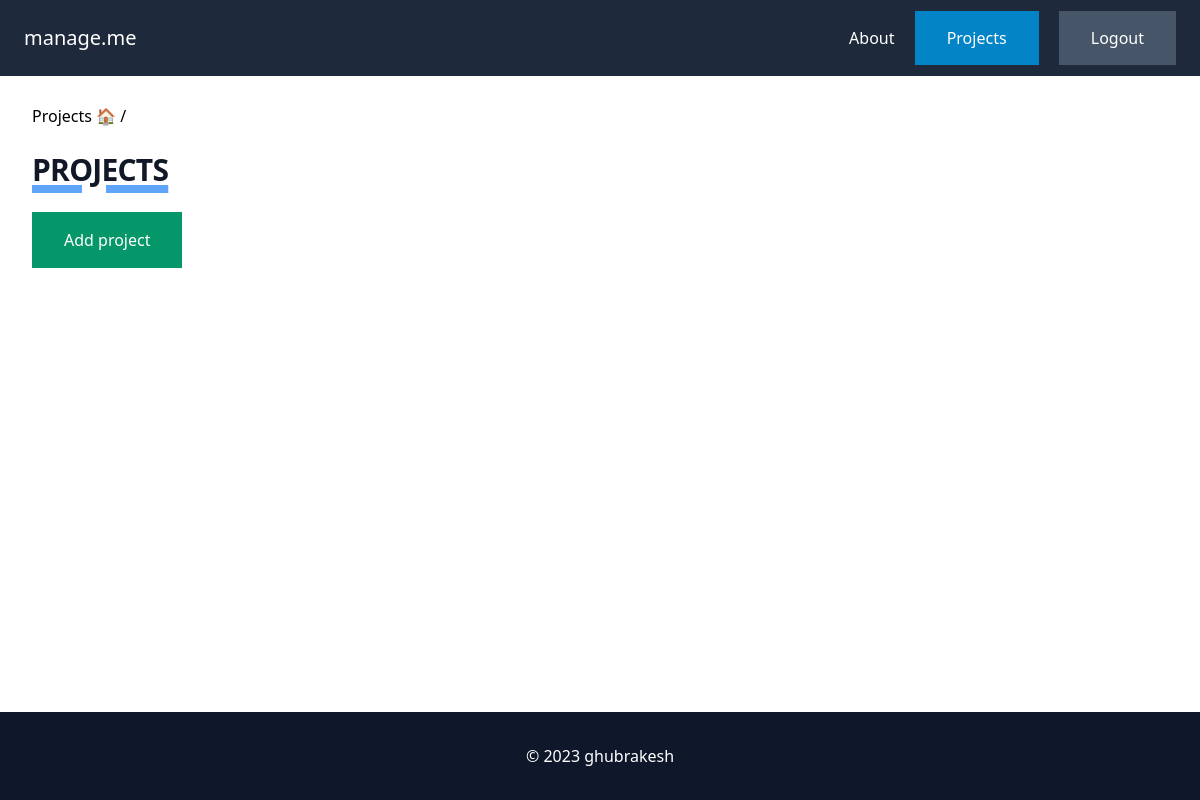
Page /projects/ (signed in) on the earlier database version.
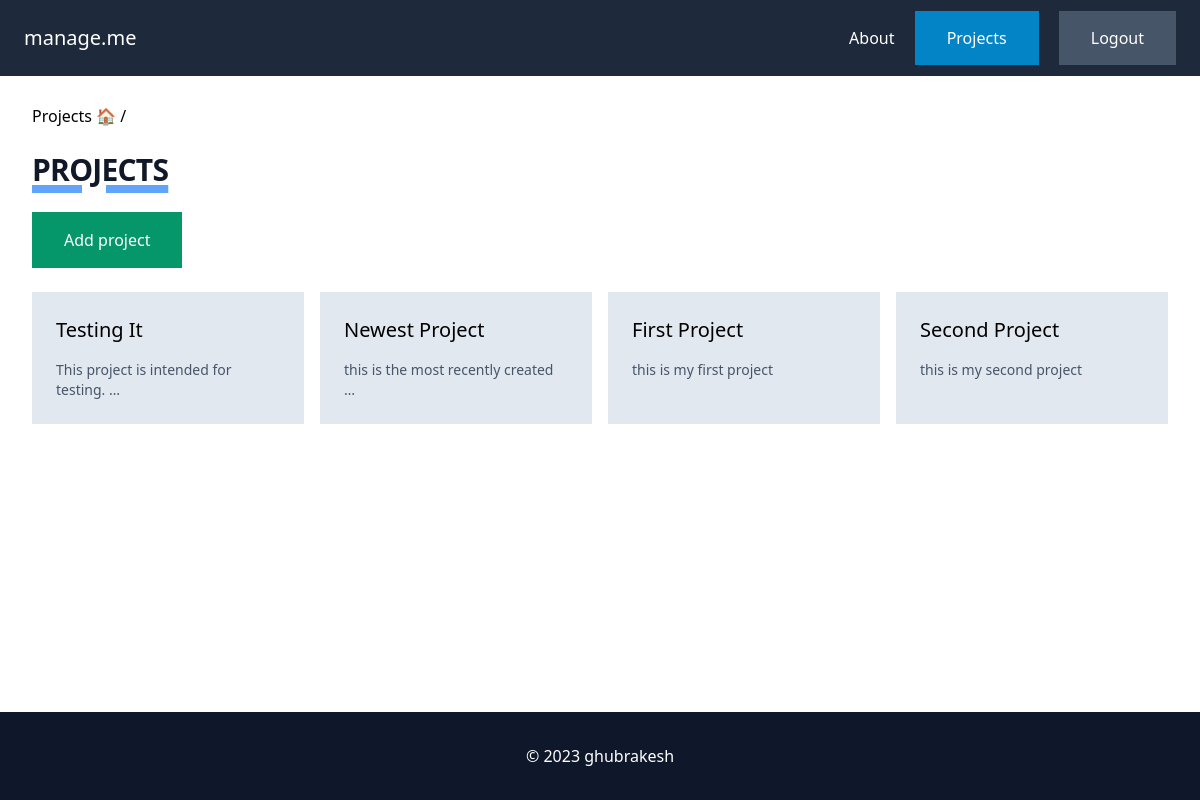
Same page on the later database version.
### project/models.py (models this page shows, shortened)
class Project(models.Model):
    id = models.UUIDField(primary_key=True, default=uuid.uuid4, editable=False)
    name = models.CharField(max_length=255)
    description = models.TextField(blank=True, null=True)
    last_modified = models.DateTimeField(auto_now=True)
    created_by = models.ForeignKey(User, related_name='projects', on_delete=models.CASCADE)

### project/views.py (the view)
# urls.py: path('projects/', include('project.urls')),
@login_required
def projects(request):
    projects = Project.objects.filter(created_by = request.user)
    return render(request, 'project/projects.html',
                  {
                      'projects':projects
                  })

### project/templates/project/projects.html
{% extends 'core/base.html' %}
{% block content %}
    Projects 🏠 /
    <h1 class="mt-6 mb-6 text-exl font-extrabold leading-none tracking-tight text-gray-900 md:text-3xl underline underline-offset-3 decoration-8 decoration-blue-400 "> PROJECTS </h1>
    <a href="{% url 'project:add' %}" class="py-4 px-8 bg-emerald-600 text-white inline-block"> Add project</a>
    <div class="mt-6 grid grid-cols-4 gap-4">
        {% for project in projects|dictsortreversed:"last_modified" %}
        <div class="py-6 px-6 bg-slate-200">
            <a href="{% url 'project:project' project.id %}">
                <h2 class="mb-4 text-xl">{{ project.name|title }}</h2>
                <p class="text-sm text-slate-600">
                    {{ project.description|truncatewords:6 }}
                </p>
            </a>
        </div>
    {% endfor %}
</div>
{% endblock %}

Differences in the rows shown:
added Project: name "Testing It", description "This project is intended for testing. …"
added Project: name "Newest Project", description "this is the most recently created …"
added Project: name "First Project", description "this is my first project"
added Project: name "Second Project", description "this is my second project"
